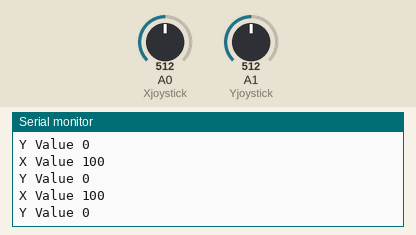
This program was run on a simulated Arduino Nano Every. Parts: the last lines printed to the serial monitor. Inputs (shaded band) come from the test bench; at power-on: A0 (Xjoystick) = 512, A1 (Yjoystick) = 512. No radio packets arrive unless stated.

Above: at 1.2 s.
1.3 s: A0 (Xjoystick) set to 501
At 2.0 s:
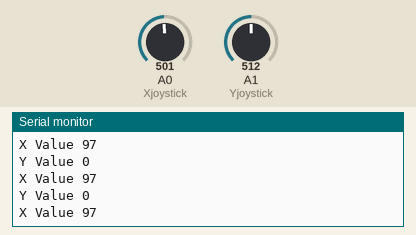
4.3 s: A1 (Yjoystick) set to 330
At 5.4 s:
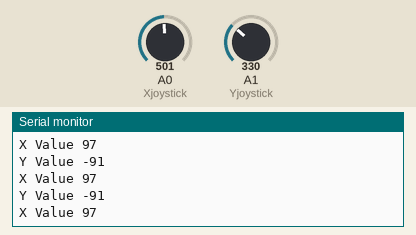
5.8 s: A1 (Yjoystick) set to 300
At 6.9 s:
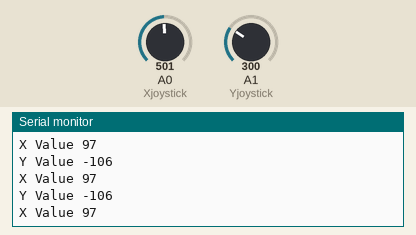
Timing chart, 0 to 8.8 s (numbered marks = the images above; inputs shaded):
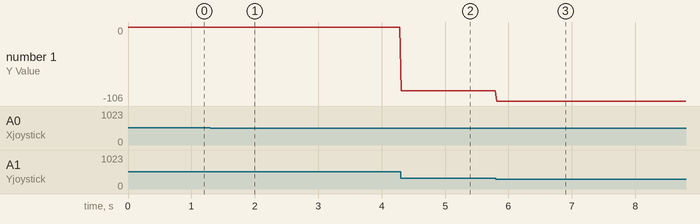

The program:

main.cpp
```cpp
#include <SPI.h>
#include "printf.h"
#include "RF24.h"

RF24 radio(10, 9,  4000000); //CE, CSN (You have to change these numbers to the digtal output your using for CE, CSN.)
const byte address[6] = "00001";
int Xanalog_input;
int Yanalog_input;
int Xjoystick = A0;
int Yjoystick = A1;

void setup() {
  Serial.begin(9600);
  radio.begin();
  radio.openWritingPipe(address);
  radio.setPALevel(RF24_PA_MIN);
  radio.stopListening();
  }

void loop() {
  int Xanalog_input = analogRead(Xjoystick);
  int Yanalog_input = analogRead(Yjoystick);
  Xanalog_input = map(Xanalog_input, 0, 1023, 0, 200);
  Yanalog_input = map(Yanalog_input, 0, 1023, -255, 255);
  int data[] =
  {
    Xanalog_input, Yanalog_input
  };
  radio.write(data, sizeof(int)*2);
  Serial.print("Y Value ");
  Serial.println(data[1]);
  Serial.print("X Value ");
  Serial.println(data[0]);

}
```

Measured:
- the behaviour switches between 512 and 511 on A0 (Xjoystick) (found by bisection; images 0 and 1)
- after the input at 1.3 s, the serial monitor: prints a new line at once (image 1)
- after the input at 4.3 s, the serial monitor: prints a new line at once (image 2)
- after the input at 5.8 s, the serial monitor: prints a new line at once (image 3)
- plotted number 1: 0 → -91 after the input at 4.3 s, -91 → -106 after the input at 5.8 s
